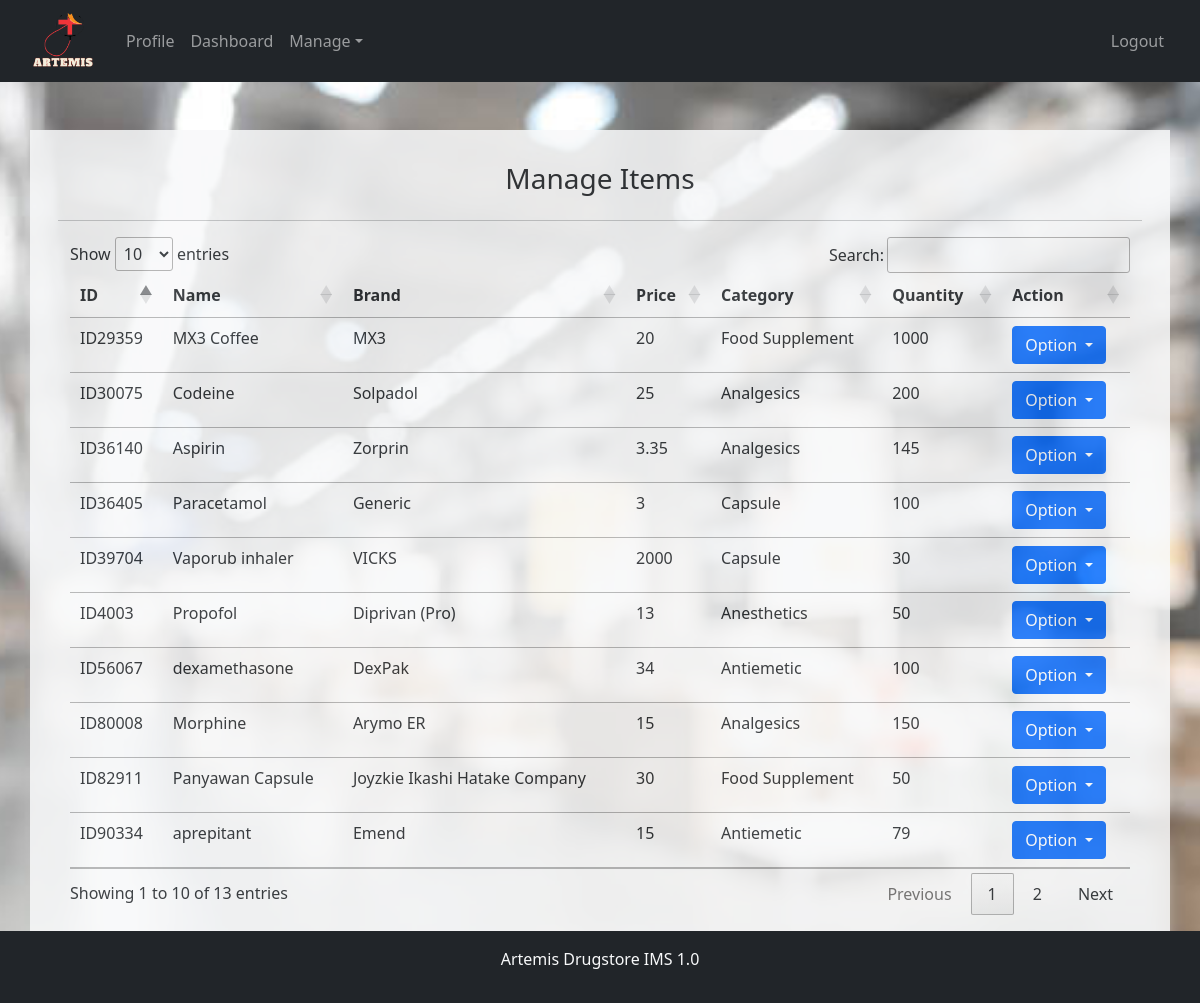
Screenshot of /view_products.php with the database file from the repository.
### tables this page shows
CREATE TABLE `product_table` (
  `id` int(11) NOT NULL,
  `item_id` text NOT NULL,
  `item_name` text NOT NULL,
  `item_brand` text NOT NULL,
  `item_price` text NOT NULL,
  `item_supplier` text NOT NULL,
  `item_category` text NOT NULL,
  `item_description` text NOT NULL,
  `item_quantity` int(11) NOT NULL,
  `acquisition_date` date NOT NULL,
  `expiry_date` date NOT NULL
);

### view_products.php (the view, shortened to what this page needs)
<?php
    require_once("database.php");
?>
<!DOCTYPE html>
<head>
    <link rel="stylesheet" href="add_category.php">
    <link href="https://cdn.jsdelivr.net/npm/bootstrap@5.1.3/dist/css/bootstrap.min.css" rel="stylesheet">
    <link href="https://cdn.datatables.net/1.11.5/css/jquery.dataTables.min.css" rel="stylesheet">
    <link rel="stylesheet" href="https://cdn.jsdelivr.net/npm/bootstrap-icons@1.8.1/font/bootstrap-icons.css">
</head>
<body class="d-flex flex-column min-vh-100" style="background-position: center;
  background-repeat: no-repeat; background-size: cover; background-image: url('img/warehouse.jpg');">
    <nav class="navbar navbar-expand-sm navbar-dark bg-dark p-3">
        <div class="container-fluid">
        <img class="mr-5"src="img/artemis.png"
        style="width:70px; height:70px; margin-top:-10px; margin-bottom:-10px; margin-right:20px; ">
            <div class="collapse navbar-collapse nav " id="mynavbar">
                <ul class="navbar-nav">
                    <li class="nav-item">
                        <a class="nav-link" href="profile.php">Profile</a>
                    </li>
                    <li class="nav-item">
                        <a class="nav-link" href="dashboard.php">Dashboard</a>
                    </li>
                    <li class="nav-item dropdown">
                        <a class="nav-link dropdown-toggle" href="#" id="navbarDarkDropdownMenuLink" role="button" data-bs-toggle="dropdown" aria-expanded="false">Manage</a>
                    </li>
                </ul>
            </div>
            <div class="collapse navbar-collapse nav justify-content-end">
                <ul class="navbar-nav">
                    <li class="nav-item ">
                        <a class="nav-link nav-dark nav" onclick="gotoNewPage()">Logout</a>
                    </li>
                </ul>
            </div>
        </div>
    </nav>
    <div class="container bg-light mt-5" style="opacity:0.85;">
        <div class="row m-3">
            <h3 class="text-center p-3">Manage Items</h3><hr>
            <div class="col">
                <table class="table table-hover table-responsive" id="view_table">
                    <thead>
                        <tr class="text-start" style="font-weight: bold;">
                            <th>ID</th>
                            <th>Name</th>
                            <th>Brand</th>
                            <th>Price</th>
                            <th>Category</th>
                            <th>Quantity</th>
                            <th>Action</th>
                        </tr>
                    </thead>
                    <tbody>
                        <?php
                            $sql = "SELECT * from product_table";
                            $query = mysqli_query($connection, $sql);
                            while($row = mysqli_fetch_assoc($query))
                            {
                                $item_id = $row['item_id'];
                                $item_name = $row['item_name'];
                                $item_brand = $row['item_brand'];
                                $item_price = $row['item_price'];
                                $item_category = $row['item_category'];
                                $item_quantity = $row['item_quantity'];
                        ?>
                            <tr>
                                <td><?php echo $item_id?></td>
                                <td><?php echo $item_name?></td>
                                <td><?php echo $item_brand?></td>
                                <td><?php echo $item_price?></td>
                                <td><?php echo $item_category?></td>
                                <td><?php echo $item_quantity?></td>
                                <td>
                                    <div class="text-start">
                                        <button id="SelectBtn"type="button" class="btn btn-primary dropdown-toggle" data-bs-toggle="dropdown">
                                        Option
                                        </button>
                                    </div>
                                </td>
                            </tr>
                        <?php } ?>
                    </tbody>
                </table>
            </div>
        </div>
    </div>
    <footer class="bg-dark text-center text-white mt-auto">
        <div class="text-center p-3 text-light">
            <p>Artemis Drugstore IMS 1.0</p>
        </div>
    </footer>
</html>

### rows the page displays
product_table: item "ID82911", item_name "Panyawan Capsule", item_brand "Joyzkie Ikashi Hatake Company", item_price "30", item_category "Food Supplement", item_quantity "50"
product_table: item "ID80008", item_name "Morphine", item_brand "Arymo ER", item_price "15", item_category "Analgesics", item_quantity "150"
product_table: item "ID30075", item_name "Codeine", item_brand "Solpadol", item_price "25", item_category "Analgesics", item_quantity "200"
product_table: item "ID36140", item_name "Aspirin", item_brand "Zorprin", item_price "3.35", item_category "Analgesics", item_quantity "145"
product_table: item "ID4003", item_name "Propofol", item_brand "Diprivan (Pro)", item_price "13", item_category "Anesthetics", item_quantity "50"
product_table: item "ID90334", item_name "aprepitant", item_brand "Emend", item_price "15", item_category "Antiemetic", item_quantity "79"
product_table: item "ID56067", item_name "dexamethasone", item_brand "DexPak", item_price "34", item_category "Antiemetic", item_quantity "100"
product_table: item "ID29359", item_name "MX3 Coffee", item_brand "MX3", item_price "20", item_category "Food Supplement", item_quantity "1000"
product_table: item "ID36405", item_name "Paracetamol", item_brand "Generic", item_price "3", item_category "Capsule", item_quantity "100"
product_table: item "ID39704", item_name "Vaporub inhaler", item_brand "VICKS", item_price "2000", item_category "Capsule", item_quantity "30"
